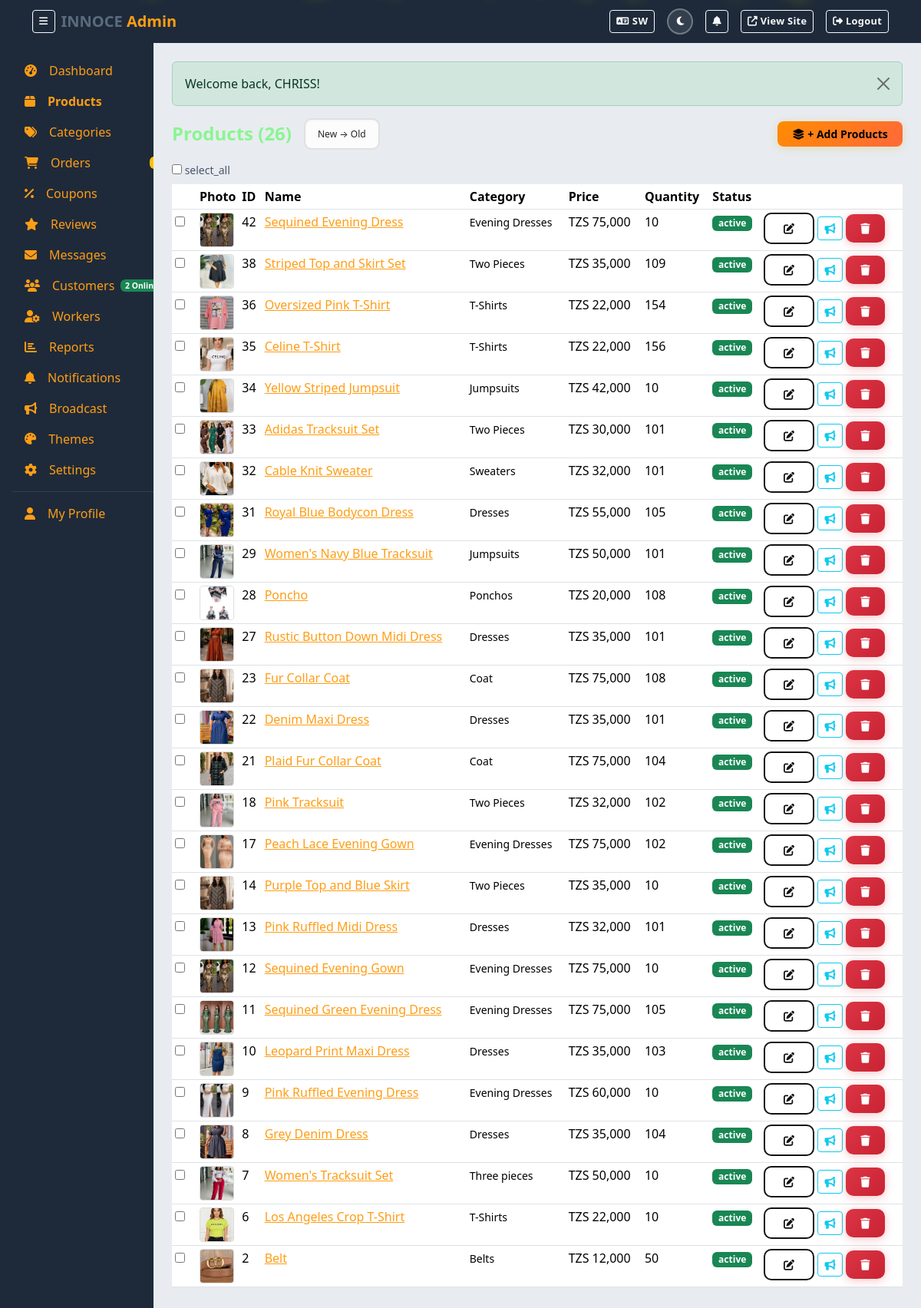
Screenshot of /admin/index.php?action=products (signed in) with the database file from the repository.
### tables this page shows
CREATE TABLE `products` (
  `id` int(11) NOT NULL AUTO_INCREMENT,
  `category_id` int(11) DEFAULT NULL,
  `name_en` varchar(255) NOT NULL,
  `name_sw` varchar(255) NOT NULL,
  `slug` varchar(255) NOT NULL,
  `description_en` text DEFAULT NULL,
  `description_sw` text DEFAULT NULL,
  `brand` varchar(255) DEFAULT NULL,
  `sku` varchar(255) NOT NULL,
  `price` decimal(12,2) NOT NULL,
  `discount_price` decimal(12,2) DEFAULT NULL,
  `quantity` int(11) DEFAULT 0,
  `sizes` longtext DEFAULT NULL CHECK (json_valid(`sizes`)),
  `colors` longtext DEFAULT NULL CHECK (json_valid(`colors`)),
  `gender` varchar(20) DEFAULT NULL,
  `video` varchar(255) DEFAULT NULL,
  `featured` tinyint(1) DEFAULT 0,
  `new_arrival` tinyint(1) DEFAULT 0,
  `status` enum('active','inactive','draft') DEFAULT 'active',
  `deleted_at` timestamp NULL DEFAULT NULL,
  `created_at` timestamp NOT NULL DEFAULT current_timestamp(),
  `updated_at` timestamp NOT NULL DEFAULT current_timestamp() ON UPDATE current_timestamp(),
  PRIMARY KEY (`id`),
  UNIQUE KEY `slug` (`slug`),
  UNIQUE KEY `sku` (`sku`),
  KEY `category_id` (`category_id`),
  CONSTRAINT `products_ibfk_1` FOREIGN KEY (`category_id`) REFERENCES `categories` (`id`) ON DELETE SET NULL
);

CREATE TABLE `categories` (
  `id` int(11) NOT NULL AUTO_INCREMENT,
  `name_en` varchar(255) NOT NULL,
  `name_sw` varchar(255) NOT NULL,
  `slug` varchar(255) NOT NULL,
  `parent_id` int(11) DEFAULT NULL,
  `description_en` text DEFAULT NULL,
  `description_sw` text DEFAULT NULL,
  `image` varchar(255) DEFAULT NULL,
  `status` tinyint(1) DEFAULT 1,
  `created_at` timestamp NOT NULL DEFAULT current_timestamp(),
  `updated_at` timestamp NOT NULL DEFAULT current_timestamp() ON UPDATE current_timestamp(),
  PRIMARY KEY (`id`),
  UNIQUE KEY `slug` (`slug`),
  KEY `parent_id` (`parent_id`),
  CONSTRAINT `categories_ibfk_1` FOREIGN KEY (`parent_id`) REFERENCES `categories` (`id`) ON DELETE CASCADE
);

### admin/includes/lang.php (called while the page is built, shortened)
<?php
$admin_lang = $_SESSION['admin_lang'] ?? 'en';
function __t($key, $fallback = null) {
    global $admin_t, $admin_lang;
    return $admin_t[$admin_lang][$key] ?? $admin_t['en'][$key] ?? $fallback ?? $key;
}

### includes/functions.php (called while the page is built, shortened)
<?php
function escape(?string $value): string {
    return htmlspecialchars($value ?? '', ENT_QUOTES, 'UTF-8');
}
function formatMoney(float $amount): string {
    return CURRENCY . ' ' . number_format($amount);
}

### admin/index.php (the view, shortened to what this page needs)
<?php
$action = $_GET['action'] ?? 'dashboard';
require_once __DIR__ . '/includes/header.php';
switch ($action) {
    case 'dashboard': ?>
    <?php break;
    case 'products': ?>
        <?php $editProduct = null; $editImage = '';
        $sort = $_GET['sort'] ?? 'newest';
        $orderMap = ['newest' => 'p.created_at DESC', 'oldest' => 'p.created_at ASC', 'az' => 'p.name_en ASC', 'za' => 'p.name_en DESC'];
        $orderBy = $orderMap[$sort] ?? 'p.created_at DESC';
        $products = $db->query("SELECT p.*, c.name_en as cat_name, pi.image_path as primary_image, pi.image_hash, (SELECT COUNT(*) FROM product_images pi2 JOIN products p2 ON pi2.product_id = p2.id WHERE pi2.image_hash = pi.image_hash AND pi2.image_hash IS NOT NULL AND p2.id != p.id AND p2.deleted_at IS NULL) as dup_count FROM products p LEFT JOIN categories c ON p.category_id = c.id LEFT JOIN product_images pi ON p.id = pi.product_id AND pi.is_primary = 1 ORDER BY $orderBy")->fetchAll();
    ?>
        <div class="d-flex justify-content-between align-items-center mb-3 flex-wrap gap-2">
            <div class="d-flex align-items-center gap-3">
                <h4 class="fw-600 mb-0"><?= __t('products') ?> (<?= count($products) ?>)</h4>
                <select class="form-select form-select-sm" style="width:auto;font-size:12px" onchange="window.location='index.php?action=products&sort='+this.value">
                    <option value="newest" <?= $sort === 'newest' ? 'selected' : '' ?>>New → Old</option>
                </select>
            </div>
            <div class="d-flex gap-2">
                <button class="btn-gold-sm" onclick="showMultiCreator()"><i class="fas fa-layer-group me-1"></i>+ <?= __t('add_products') ?></button>
            </div>
        </div>
        <div class="d-flex align-items-center gap-2 mb-2">
            <label class="small text-muted"><input type="checkbox" id="selectAll" onchange="toggleSelectAll(this)"> <?= __t('select_all') ?></label>
        </div>
        <div class="table-responsive">
            <table class="table table-sm">
                <thead><tr><th style="width:32px"></th><th style="width:55px">Photo</th><th>ID</th><th><?= __t('name') ?></th><th><?= __t('category') ?></th><th><?= __t('price') ?></th><th><?= __t('quantity') ?></th><th><?= __t('status') ?></th><th></th></tr></thead>
                <tbody>
                <?php foreach ($products as $p): ?>
                <tr>
                    <td><input type="checkbox" class="product-checkbox" value="<?= $p['id'] ?>" data-name="<?= escape($p['name_en']) ?>" data-price="<?= $p['price'] ?>" data-discount="<?= $p['discount_price'] ?? '' ?>" data-qty="<?= $p['quantity'] ?>" data-brand="<?= escape($p['brand'] ?? '') ?>" data-status="<?= $p['status'] ?>" data-featured="<?= $p['featured'] ?>" data-arrival="<?= $p['new_arrival'] ?>" onchange="updateBulkBtn()"></td>
                    <td><?php if ($p['primary_image']): ?><img src="<?= SITE_URL . '/' . $p['primary_image'] ?>" style="width:45px;height:45px;object-fit:cover;border-radius:4px;border:1px solid #ddd"><?php else: ?><span style="display:inline-block;width:45px;height:45px;border-radius:4px;background:#f0f0f0;border:1px dashed #ccc;vertical-align:middle"></span><?php endif; ?></td>
                    <td><?= $p['id'] ?></td>
                    <td><a href="<?= SITE_URL ?>/shop/index.php?product=<?= escape($p['slug']) ?>" target="_blank"><?= escape($p['name_en']) ?></a></td>
                    <td><small><?= escape($p['cat_name'] ?? '') ?></small></td>
                    <td><?= formatMoney($p['discount_price'] ?: $p['price']) ?></td>
                    <td><?= $p['quantity'] ?></td>
                    <td>
                        <span class="badge bg-<?= $p['status'] === 'active' ? 'success' : 'secondary' ?>"><?= $p['status'] ?></span>
                    </td>
                    <td>
                        <a href="index.php?action=products&id=<?= $p['id'] ?>" class="btn btn-sm btn-outline-dark-custom" title="Edit"><i class="fas fa-edit"></i></a>
                        <a href="index.php?action=broadcast&product_id=<?= $p['id'] ?>" class="btn btn-sm btn-outline-info" title="Notify Customers"><i class="fas fa-bullhorn"></i></a>
                        <form method="POST" class="d-inline" onsubmit="return confirm('Delete?')"><button type="submit" class="btn btn-sm btn-danger-custom"><i class="fas fa-trash"></i></button></form>
                    </td>
                </tr>
                <?php endforeach; ?>
                </tbody>
            </table>
        </div>
    <?php break;
    ?>
    <?php break;
}
require_once __DIR__ . '/includes/footer.php'; ?>

### assets/css/style.css (style rules this page uses)
:root, [data-theme="light"] { --orange: #FF8C00; --orange-light: #FFAA40; --orange-dark: #CC7000; --orange-gradient: linear-gradient(135deg, #FF8C00 0%, #FF6B35 50%, #FF8C00 100%); --gold: #FF8C00; --gold-light: #FFAA40; --gold-dark: #CC7000; --gold-gradient: linear-gradient(135deg, #FF8C00 0%, #FF6B35 50%, #FF8C00 100%); --dark: #121212; --darker: #0A0A0A; --light: #FFF5EB; --bg-body: #FFF5EB; --bg-navbar: #FF8C00; --bg-hero: linear-gradient(135deg, #FF8C00 0%, #FF6B35 50%, #FF5500 100%); --bg-section-alt: #FFEDD5; --bg-card: #fff; --text-primary: #121212; --text-secondary: #444; --text-on-orange: #fff; --border-light: #E8D5C0; --shadow-sm: 0 2px 8px rgba(0,0,0,0.08); --shadow-md: 0 4px 20px rgba(0,0,0,0.12); --shadow-lg: 0 8px 32px rgba(0,0,0,0.16); --shadow-gold: 0 4px 20px rgba(255,140,0,0.35); --radius: 10px; --radius-lg: 16px; }
body { background: var(--bg-body); color: var(--text-primary); transition: background 0.3s ease, color 0.3s ease; }
.btn { position: relative; overflow: hidden; transition: all 0.3s cubic-bezier(0.4, 0, 0.2, 1); font-weight: 600; letter-spacing: 0.3px; }
.btn::after { content: ''; position: absolute; inset: 0; background: rgba(255,255,255,0.15); transform: translateX(-100%); transition: transform 0.4s; }
.btn-gold-sm { background: var(--gold-gradient); background-size: 200% auto; color: #000; border: none; text-decoration: none; border-radius: 8px; font-weight: 700; padding: 0.4rem 1.2rem; box-shadow: 0 2px 12px rgba(212,175,55,0.3); transition: all 0.4s; font-size: 0.875rem; }
.btn-outline-dark-custom { background: transparent; color: var(--dark); border: 2px solid var(--dark); border-radius: var(--radius); font-weight: 600; padding: 0.5rem 1.5rem; transition: all 0.3s; }
.btn-danger-custom { background: linear-gradient(135deg, #dc3545 0%, #c82333 100%); color: #fff; border: none; border-radius: var(--radius); font-weight: 600; padding: 0.5rem 1.2rem; box-shadow: 0 2px 12px rgba(220,53,69,0.3); transition: all 0.3s; }
.form-control, .form-select { border: 2px solid #e0e0e0; border-radius: var(--radius); padding: 0.6rem 1rem; font-size: 0.95rem; transition: all 0.3s; background: #fcfcfc; box-shadow: inset 0 1px 3px rgba(0,0,0,0.04); }
.form-select:not([multiple]) { background-image: none !important; background-repeat: no-repeat !important; background-position: right 0.75rem center !important; background-size: auto !important; -webkit-appearance: none; -moz-appearance: none; appearance: none; cursor: pointer; }
.fw-600 { font-weight: 600; }
.bg-light { background: var(--bg-section-alt) !important; transition: background 0.3s ease; }
.admin-page { --orange: #5a6c7d; --orange-light: #7a8b9d; --orange-dark: #3d4a57; --gold: #5a6c7d; --gold-light: #7a8b9d; --gold-dark: #3d4a57; --bg-body: #f0f2f5; --bg-hero: #f0f2f5; --bg-section-alt: #e8ecf0; --text-primary: #1a2332; --text-secondary: #4a5568; --text-on-orange: #fff; --border-light: #d1d9e0; --shadow-gold: 0 4px 20px rgba(90,108,125,0.25); }
.text-muted { color: var(--text-secondary) !important; }

### rows the page displays
products: id "42", name_en "Sequined Evening Dress", category.name_en "Evening Dresses", discount_price "TZS 75,000", quantity "10", status "active"
products: shows a picture, id "38", name_en "Striped Top and Skirt Set", category.name_en "Two Pieces", discount_price "TZS 35,000", quantity "109", status "active"
products: shows a picture, id "36", name_en "Oversized Pink T-Shirt", category.name_en "T-Shirts", discount_price "TZS 22,000", quantity "154", status "active"
products: shows a picture, id "35", name_en "Celine T-Shirt", category.name_en "T-Shirts", discount_price "TZS 22,000", quantity "156", status "active"
products: shows a picture, id "34", name_en "Yellow Striped Jumpsuit", category.name_en "Jumpsuits", discount_price "TZS 42,000", quantity "10", status "active"
products: shows a picture, id "33", name_en "Adidas Tracksuit Set", category.name_en "Two Pieces", discount_price "TZS 30,000", quantity "101", status "active"
products: shows a picture, id "32", name_en "Cable Knit Sweater", category.name_en "Sweaters", discount_price "TZS 32,000", quantity "101", status "active"
products: shows a picture, id "31", name_en "Royal Blue Bodycon Dress", category.name_en "Dresses", discount_price "TZS 55,000", quantity "105", status "active"
products: shows a picture, id "29", name_en "Women's Navy Blue Tracksuit", category.name_en "Jumpsuits", discount_price "TZS 50,000", quantity "101", status "active"
products: shows a picture, id "28", name_en "Poncho", category.name_en "Ponchos", discount_price "TZS 20,000", quantity "108", status "active"
products: shows a picture, id "27", name_en "Rustic Button Down Midi Dress", category.name_en "Dresses", discount_price "TZS 35,000", quantity "101", status "active"
products: id "23", name_en "Fur Collar Coat", category.name_en "Coat", discount_price "TZS 75,000", quantity "108", status "active"
products: shows a picture, id "22", name_en "Denim Maxi Dress", category.name_en "Dresses", discount_price "TZS 35,000", quantity "101", status "active"
products: shows a picture, id "21", name_en "Plaid Fur Collar Coat", category.name_en "Coat", discount_price "TZS 75,000", quantity "104", status "active"
products: shows a picture, id "18", name_en "Pink Tracksuit", category.name_en "Two Pieces", discount_price "TZS 32,000", quantity "102", status "active"
products: shows a picture, id "17", name_en "Peach Lace Evening Gown", category.name_en "Evening Dresses", discount_price "TZS 75,000", quantity "102", status "active"
products: id "14", name_en "Purple Top and Blue Skirt", category.name_en "Two Pieces", discount_price "TZS 35,000", quantity "10", status "active"
products: shows a picture, id "13", name_en "Pink Ruffled Midi Dress", category.name_en "Dresses", discount_price "TZS 32,000", quantity "101", status "active"
products: id "12", name_en "Sequined Evening Gown", category.name_en "Evening Dresses", discount_price "TZS 75,000", quantity "10", status "active"
products: shows a picture, id "11", name_en "Sequined Green Evening Dress", category.name_en "Evening Dresses", discount_price "TZS 75,000", quantity "105", status "active"
products: shows a picture, id "10", name_en "Leopard Print Maxi Dress", category.name_en "Dresses", discount_price "TZS 35,000", quantity "103", status "active"
products: shows a picture, id "9", name_en "Pink Ruffled Evening Dress", category.name_en "Evening Dresses", formatMoney($p['discount_price'] ?: $p['price']) "TZS 60,000", quantity "10", status "active"
products: shows a picture, id "8", name_en "Grey Denim Dress", category.name_en "Dresses", discount_price "TZS 35,000", quantity "104", status "active"
products: shows a picture, id "7", name_en "Women's Tracksuit Set", category.name_en "Three pieces", discount_price "TZS 50,000", quantity "10", status "active"
products: shows a picture, id "6", name_en "Los Angeles Crop T-Shirt", category.name_en "T-Shirts", discount_price "TZS 22,000", quantity "10", status "active"
products: shows a picture, id "2", name_en "Belt", category.name_en "Belts", discount_price "TZS 12,000", quantity "50", status "active"

### other values shown
__t('view_site') "View Site"
__t('logout') "Logout"
__t('dashboard') "Dashboard"
__t('products') "Products"
__t('categories') "Categories"
__t('orders') "Orders"
__t('coupons') "Coupons"
__t('reviews') "Reviews"
__t('messages') "Messages"
__t('customers') "Customers"
$onlineCustomers "2"
__t('workers') "Workers"
__t('reports') "Reports"
__t('notifications') "Notifications"
__t('broadcast') "Broadcast"
